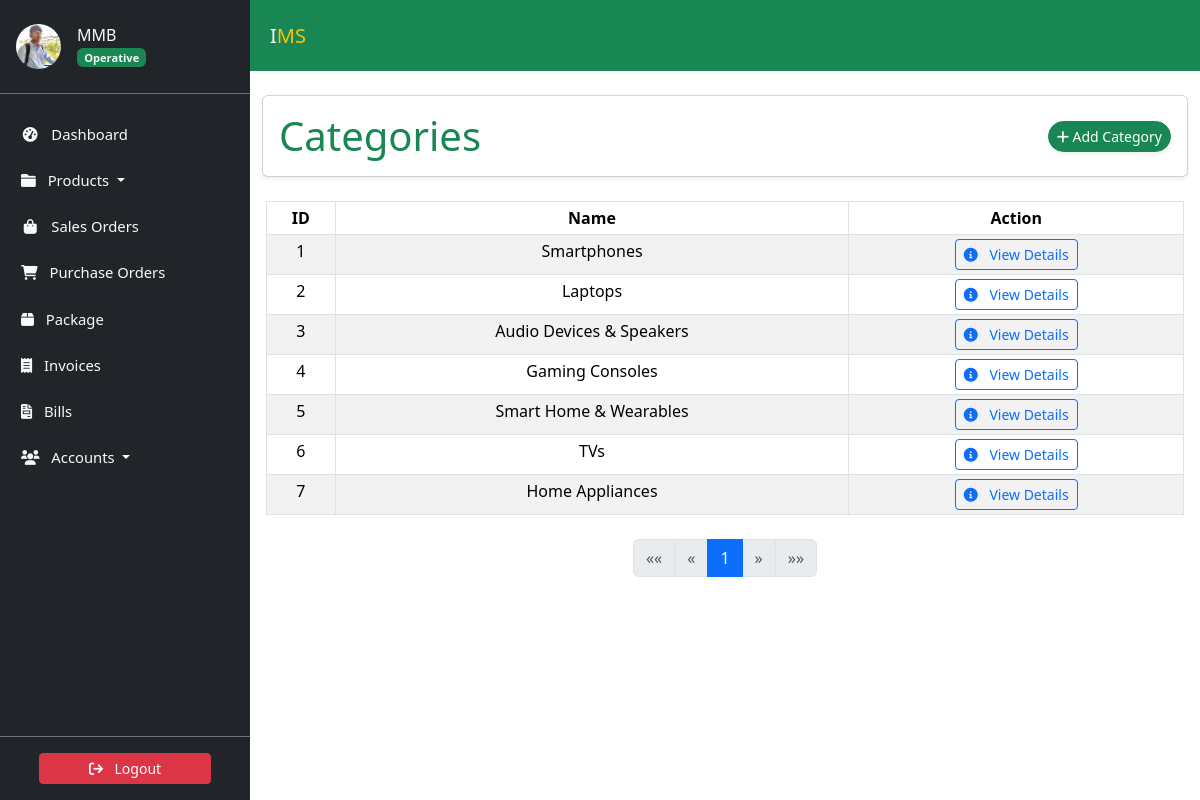
Page /categories/ (signed in) on the committed database.
### accounts/models.py (models this page shows, shortened)
class Profile(models.Model):
    user = models.OneToOneField(
        User, on_delete=models.CASCADE, verbose_name='User'
    )
    slug = AutoSlugField(
        unique=True,
        verbose_name='Account ID',
        populate_from='email'
    )
    profile_picture = ProcessedImageField(
        default='profile_pics/default.jpg',
        upload_to='profile_pics',
        format='JPEG',
        processors=[ResizeToFill(150, 150)],
        options={'quality': 100}
    )
    telephone = PhoneNumberField(
        null=True, blank=True, verbose_name='Telephone'
    )
    email = models.EmailField(
        max_length=150, blank=True, null=True, verbose_name='Email'
    )
    first_name = models.CharField(
        max_length=30, blank=True, verbose_name='First Name'
    )
    last_name = models.CharField(
        max_length=30, blank=True, verbose_name='Last Name'
    )
    status = models.CharField(
        choices=STATUS_CHOICES,
        max_length=12,
        default='INA',
        verbose_name='Status'
    )
    role = models.CharField(
        choices=ROLE_CHOICES,
        max_length=12,
        blank=True,
        null=True,
        verbose_name='Role'
    )
    class Meta:
        ordering = ['slug']
        verbose_name = 'Profile'
        verbose_name_plural = 'Profiles'

### store/models.py (models this page shows, shortened)
class Category(models.Model):
    name = models.CharField(max_length=50)
    slug = AutoSlugField(unique=True, populate_from='name')
    class Meta:
        verbose_name_plural = 'Categories'

### store/views.py (the view)
class CategoryListView(LoginRequiredMixin, ListView):
    model = Category
    template_name = 'store/category_list.html'
    context_object_name = 'categories'
    paginate_by = 10
    login_url = 'login'

### store/templates/store/category_list.html (shortened to what this page needs)
{% extends 'store/base.html' %}
{% block content %}
<div class="container my-4">
    <div class="card shadow-sm rounded p-3">
        <div class="row align-items-center">
            <div class="col-md-6">
                <h4 class="display-6 mb-0 text-success">Categories</h4>
            </div>
            <div class="col-md-6 d-flex justify-content-end gap-2">
                <a class="btn btn-success btn-sm rounded-pill shadow-sm" href="{% url 'category-create' %}">
                    <i class="fa-solid fa-plus"></i> Add Category
                </a>
            </div>
        </div>
    </div>
</div>
<div class="container px-3">
    <table class="table table-sm table-striped table-bordered">
        <thead class="thead-light">
            <tr>
                <th>ID</th>
                <th>Name</th>
                <th>Action</th>
            </tr>
        </thead>
        <tbody>
            {% for category in page_obj %}
            <tr>
                <td>{{ category.pk }}</td>
                <td>{{ category.name }}</td>
                <td>
                    <a href="{% url 'category-detail' category.pk %}" class="btn btn-outline-primary btn-sm">
                        <i class="fa-solid fa-info-circle me-2"></i> View Details
                    </a>
                </td>
            </tr>
            {% endfor %}
        </tbody>
    </table>
    <div class="d-flex justify-content-center mt-4">
        <nav aria-label="Page navigation">
            <ul class="pagination">
                {% if page_obj.has_previous %}
                <li class="page-item">
                    <a class="page-link" href="?page=1" aria-label="First">
                        <span aria-hidden="true">&laquo;&laquo;</span>
                    </a>
                </li>
                <li class="page-item">
                    <a class="page-link" href="?page={{ page_obj.previous_page_number }}" aria-label="Previous">
                        <span aria-hidden="true">&laquo;</span>
                    </a>
                </li>
                {% else %}
                <li class="page-item disabled">
                    <a class="page-link" aria-label="First">
                        <span aria-hidden="true">&laquo;&laquo;</span>
                    </a>
                </li>
                <li class="page-item disabled">
                    <a class="page-link" aria-label="Previous">
                        <span aria-hidden="true">&laquo;</span>
                    </a>
                </li>
                {% endif %}
                {% for num in page_obj.paginator.page_range %}
                {% if page_obj.number == num %}
                <li class="page-item active"><a class="page-link">{{ num }}</a></li>
                {% elif num > page_obj.number|add:'-3' and num < page_obj.number|add:'3' %}
                <li class="page-item"><a class="page-link" href="?page={{ num }}">{{ num }}</a></li>
                {% endif %}
                {% endfor %}
                {% if page_obj.has_next %}
                <li class="page-item">
                    <a class="page-link" href="?page={{ page_obj.next_page_number }}" aria-label="Next">
                        <span aria-hidden="true">&raquo;</span>
                    </a>
                </li>
                <li class="page-item">
                    <a class="page-link" href="?page={{ page_obj.paginator.num_pages }}" aria-label="Last">
                        <span aria-hidden="true">&raquo;&raquo;</span>
                    </a>
                </li>
                {% else %}
                <li class="page-item disabled">
                    <a class="page-link" aria-label="Next">
                        <span aria-hidden="true">&raquo;</span>
                    </a>
                </li>
                <li class="page-item disabled">
                    <a class="page-link" aria-label="Last">
                        <span aria-hidden="true">&raquo;&raquo;</span>
                    </a>
                </li>
                {% endif %}
            </ul>
        </nav>
    </div>
</div>
{% endblock %}

### store/templates/store/base.html (shortened to what this page needs)
<!DOCTYPE html>
<html lang="en">
    <head>
        {% load static %}
        <link href="https://cdn.jsdelivr.net/npm/bootstrap@5.3.3/dist/css/bootstrap.min.css" rel="stylesheet">
        <link rel="stylesheet" type="text/css" href="https://unpkg.com/@webpixels/css@1.1.5/dist/index.css">
        <link rel="stylesheet" href="{% static 'css/style.css' %}" type="text/css">
    </head>
    <body>
        {% include "store/sidebar.html" %}
        <section id="wrapper">
            <nav class="navbar navbar-expand-md bg-success">
                <div class="container-fluid mx-2">
                  <div class="navbar-header">
                    <a class="navbar-brand" style="font-size: 20px;" href="{% url 'dashboard' %}">I<span class="text-warning">MS</span></a>
                  </div>
                </div>
              </nav>
          {% block content%}
          {% endblock content%}
        </section>
      </body>
</html>

### store/templates/store/sidebar.html (shortened to what this page needs)
<link href="https://cdn.jsdelivr.net/npm/bootstrap@5.3.3/dist/css/bootstrap.min.css" rel="stylesheet">
<link href="https://cdnjs.cloudflare.com/ajax/libs/font-awesome/6.0.0-beta3/css/all.min.css" rel="stylesheet">
<aside class="sidebar position-fixed top-0 left-0 overflow-auto h-100 bg-dark text-light" id="show-side-navigation1">
    <div class="sidebar-header d-flex align-items-center px-3 py-4 border-bottom border-secondary">
        <a href="{% url 'user-profile' %}" class="d-flex align-items-center text-decoration-none text-light">
            <img class="rounded-circle img-fluid" id="sidebar-img" width="45" src="{{ request.user.profile.profile_picture.url }}" alt="Profile Picture" />
            <div class="ms-3">
                <h5 class="fs-6 mb-0">
                    {{ request.user.username }}{% if request.user.profile.role == 'AD' %} <i class="fa-solid fa-circle-check text-success"></i>{% endif %}
                </h5>
                <span class="badge bg-success text-light">
                    {% if request.user.profile.role == 'AD' %}
                        Admin
                    {% elif request.user.profile.role == 'EX' %}
                        Executive
                    {% else %}
                        Operative
                    {% endif %}
                </span>
            </div>
        </a>
    </div>
    <div class="nav-container">
        <ul class="nav flex-column mt-3">
            <li class="nav-item mb-2">
                <a class="nav-link text-light {% if request.resolver_match.url_name == 'dashboard' %}active{% endif %}" href="{% url 'dashboard' %}">
                    <i class="fa fa-tachometer-alt fa-fw me-2"></i> Dashboard
                </a>
            </li>
            <li class="nav-item mb-2 dropdown">
                <a class="nav-link text-light {% if request.resolver_match.url_name == 'productslist' %}active{% endif %} dropdown-toggle" href="#" id="productsDropdown" role="button" data-bs-toggle="dropdown" aria-expanded="false">
                    <i class="fa fa-folder me-2"></i> Products
                </a>
            </li>
            <li class="nav-item mb-2">
                <a class="nav-link text-light {% if request.resolver_match.url_name == 'saleslist' %}active{% endif %}" href="{% url 'saleslist' %}">
                    <i class="fa fa-shopping-bag fa-fw me-2"></i> Sales Orders
                </a>
            </li>
            <li class="nav-item mb-2">
                <a class="nav-link text-light {% if request.resolver_match.url_name == 'purchaseslist' %}active{% endif %}" href="{% url 'purchaseslist' %}">
                    <i class="fa fa-shopping-cart me-2"></i> Purchase Orders
                </a>
            </li>
            <li class="nav-item mb-2">
                <a class="nav-link text-light {% if request.resolver_match.url_name == 'deliveries' %}active{% endif %}" href="{% url 'deliveries' %}">
                    <i class="fa-solid fa-box me-2"></i> Package
                </a>
            </li>
            <li class="nav-item mb-2">
                <a class="nav-link text-light {% if request.resolver_match.url_name == 'invoicelist' %}active{% endif %}" href="{% url 'invoicelist' %}">
                    <i class="fa-solid fa-receipt me-2"></i> Invoices
                </a>
            </li>
            <li class="nav-item mb-2">
                <a class="nav-link text-light {% if request.resolver_match.url_name == 'bill_list' %}active{% endif %}" href="{% url 'bill_list' %}">
                    <i class="fa-solid fa-file-invoice me-2"></i> Bills
                </a>
            </li>
            <li class="nav-item mb-2 dropdown">
                <a class="nav-link text-light  dropdown-toggle" href="#" id="accountsDropdown" role="button" data-bs-toggle="dropdown" aria-expanded="false">
                    <i class="fa fa-users me-2"></i> Accounts
                </a>
            </li>
        </ul>
    </div>
    <div class="sidebar-footer position-absolute bottom-0 w-100 text-center py-3 bg-dark border-top border-secondary">
        <form method="post" action="{% url 'user-logout' %}">
            <button type="submit" class="btn btn-danger btn-sm w-75">
                <i class="fa fa-sign-out me-2"></i> Logout
            </button>
        </form>
    </div>
</aside>

### static/css/style.css (style rules this page uses)
:root { --dk-gray-100: #f3f4f6; --dk-gray-200: #e5e7eb; --dk-gray-300: #d1d5db; --dk-gray-400: #9ca3af; --dk-gray-500: #6b7280; --dk-gray-600: #4b5563; --dk-gray-700: #374151; --dk-gray-800: #1f2937; --dk-gray-900: #111827; --dk-dark-bg: #313348; --dk-darker-bg: #2a2b3d; --navbar-bg-color: #6f6486; --sidebar-bg-color: #252636; --sidebar-width: 250px; --sidebar-expanded-width: 230px; --sidebar-collapsed-width: 100px; --sidebar-header-bg: #212529; --nav-link-color: #adb5bd; --nav-link-active-bg: #495057; --dropdown-menu-bg: #495057; --dropdown-item-color: #adb5bd; --dropdown-item-active-bg: #6c757d; --sidebar-separator-bg: #4caf50; --logo-separator-height: 60px; --sidebar-item-height: 50px; --submenu-item-height: 45px; }
* { margin: 0; padding: 0; box-sizing: border-box; }
body { font-family: "Inter", sans-serif; background-color: #fff; }
a { text-decoration: none; }
#wrapper { margin-left: var(--sidebar-width); transition: margin-left 0.3s ease-in-out; }
.sidebar { font-size: 0.925rem; background-color: var(--sidebar-bg-color); width: var(--sidebar-width); transition: width 0.3s ease-in-out; z-index: 9999999; }
.sidebar .sidebar-header { background-color: var(--sidebar-header-bg); border-bottom: 1px solid #2a2b3c; }
.sidebar ul > li > a { color: var(--dk-gray-400); text-decoration: none; }
.navbar { border: none; background-color: var(--navbar-bg-color); }
.navbar .navbar-brand { color: #fff; line-height: 55px; padding: 0; }
.navbar > .container .navbar-brand, .navbar > .container-fluid .navbar-brand { margin: 0; }

### store/templates/store/sidebar.html (style rules this page uses)
.sidebar { width: 250px; background-color: #343a40; color: #fff; position: fixed; top: 0; bottom: 0; display: flex; flex-direction: column; }
.sidebar-header { background-color: #212529; }
.nav-container { flex: 1; overflow-y: auto; padding: 5px; }
.nav-link { color: #adb5bd; }
.sidebar-footer { background-color: #212529; text-align: center; padding: 10px; }

### store/templates/store/category_list.html (style rules this page uses)
.table th, .table td { text-align: center; }

### rows in the picture
Category: pk "1", name "Smartphones"
Category: pk "2", name "Laptops"
Category: pk "3", name "Audio Devices & Speakers"
Category: pk "4", name "Gaming Consoles"
Category: pk "5", name "Smart Home & Wearables"
Category: pk "6", name "TVs"
Category: pk "7", name "Home Appliances"

### other values in the picture
{{ request.user.username }} "MMB"
{{ num }} "1"
